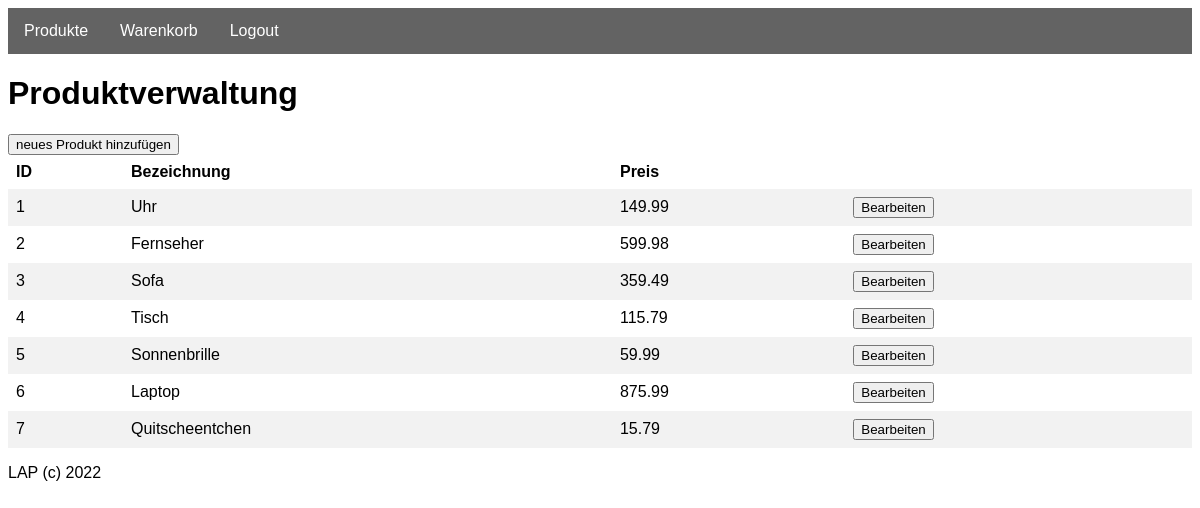
Screenshot of /sites/productAdministration.php with the database file from the repository.
### tables this page shows
CREATE TABLE `products` (
  `id` int(11) NOT NULL,
  `name` varchar(255) NOT NULL,
  `price` decimal(9,2) DEFAULT 0.00,
  `description` varchar(1000) DEFAULT '',
  `picture` varchar(255) DEFAULT '',
  `user_id` int(11) NOT NULL
);

### classes/database.php (called while the page is built, shortened)
<?php
require_once('../modules/config.php');
class Database
{
    private $mysqli;
    public function __construct($host, $dbuser, $dbpass, $dbname)
    {
        $this->mysqli = new mysqli($host, $dbuser, $dbpass, $dbname);
    }
    public function getProducts($search)
    {
        $name = "%" . $search . "%";
        $sql = "SELECT * FROM products WHERE lower(name) like lower(?)";
        $query = $this->mysqli->prepare($sql);
        $query->bind_param('s', $name);
        $query->execute();
        $result = $query->get_result()->fetch_all(MYSQLI_ASSOC);
        $products = array();
        if (count($result) > 0) {
            foreach ($result as $dbProduct) {
                $product = new Product();
                $product->id = $dbProduct['id'];
                $product->name = $dbProduct['name'];
                $product->price = $dbProduct['price'];
                $product->userId = $dbProduct['user_id'];
                $product->picture = $dbProduct['picture'];
                $product->description = $dbProduct['description'];
                array_push($products, $product);
            }
            return $products;
        }
    }
}

### modules/config.php (called while the page is built, shortened)
<?php
    require_once('../classes/database.php');
    $database = new Database(DB_HOST, DB_USER, DB_PASS, DB_NAME);
?>

### sites/productAdministration.php (the view, shortened to what this page needs)
<?php
    require_once('../classes/database.php');
    include('../src/header.php');
    include('../src/navbar.php');
    $products = $database->getProducts("");
?>
<h1>Produktverwaltung</h1>
<form action="addProduct.php" method="get">
    <input type="submit" name="add-product" value="neues Produkt hinzufügen">
</form>
<table>
    <tr>
        <th>ID</th>
        <th>Bezeichnung</th>
        <th>Preis</th>
        <th></th>
    </tr>
    <?php
        foreach($products as $product){
    ?>
    <tr>
        <td>
            <?php echo $product->id ?>
        </td>
        <td>
            <?php echo $product->name ?>
        </td>
        <td>
            <?php echo $product->price ?>
        </td>
        <td>
            <form action="productEdit.php" method="post">
                <input type="submit" name="edit" value="Bearbeiten">
            </form>
        </td>
    </tr>
    <?php } ?>
</table>
<?php
    include('../src/footer.php');
?>

### src/header.php (shortened to what this page needs)
<!DOCTYPE html>
<html>
<link rel="stylesheet" href="../src/css/styles.css">
<body>

### src/navbar.php (shortened to what this page needs)
<ul>
  <li><a href="./overview.php">Produkte</a></li>
  <li><a href="./cart.php">Warenkorb</a></li>
  <li><a href="./logout.php">Logout</a></li>
</ul>

### src/footer.php
<footer>
    <p>LAP (c) 2022</p>
</footer>
</body>
</html>

### src/css/styles.css (style rules this page uses)
* { font-family:Arial, Helvetica, sans-serif; }
ul { list-style-type: none; margin: 0; padding: 0; overflow: hidden; background-color: rgb(99, 99, 99); }
li { float: left; }
li a { display: block; color: white; text-align: center; padding: 14px 16px; text-decoration: none; }
table { border-collapse: collapse; width: 100%; }
th, td { text-align: left; padding: 8px; }
tr:nth-child(even) { background-color: #f2f2f2; }

### rows the page displays
products: id "1", name "Uhr", price "149.99"
products: id "2", name "Fernseher", price "599.98"
products: id "3", name "Sofa", price "359.49"
products: id "4", name "Tisch", price "115.79"
products: id "5", name "Sonnenbrille", price "59.99"
products: id "6", name "Laptop", price "875.99"
products: id "7", name "Quitscheentchen", price "15.79"
